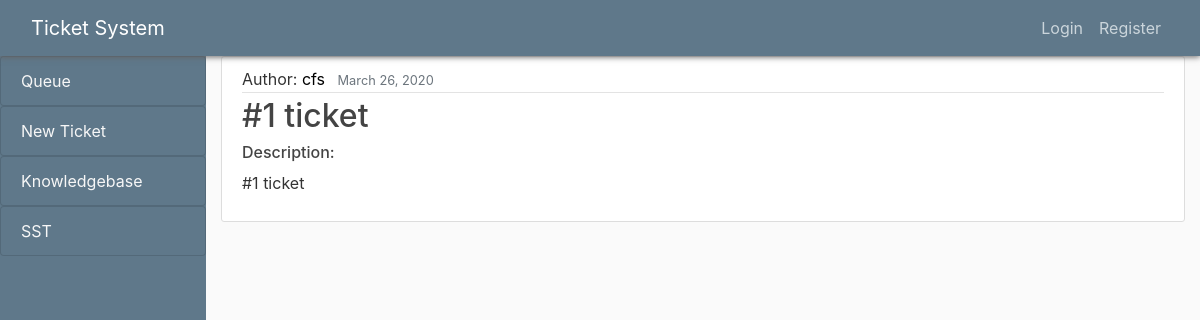
The page /post/30/ on the database its author committed.
### blog/models.py (models this page shows, shortened)
class Post(models.Model):
    title = models.CharField(max_length=100)
    content = models.TextField()
    date_posted = models.DateTimeField(default=timezone.now)
    author = models.ForeignKey(User, on_delete=models.CASCADE) # FIX: Users tickets do not get deleted when
    TICKET_PRIORITY = [
        ('Priority 4', 'Priority 4'),
        ('Priority 3', 'Priority 3'),
        ('Priority 2', 'Priority 2'),
        ('Priority 1', 'Priority 1'),
    ]
    ticket_priority = models.CharField(max_length=10, choices=TICKET_PRIORITY, default='Priority 4')

### blog/views.py (the view)
# urls.py: path('post/<int:pk>/', PostDetailView.as_view(), name='post-detail'), # uses primary key (int) as id for post
class PostDetailView(DetailView):
    model = Post

### blog/templates/blog/post_detail.html (shortened to what this page needs)
{% extends "blog/base.html" %}
{% block content %}
<div class="container">
    <article class="media content-section">
        <div class="media-body">
        <div class="article-metadata">
            Author: <a class="mr-2" href="{% url 'user-posts' object.author.username %}">{{ object.author }}</a>
            <small class="text-muted">{{ object.date_posted|date:"F d, Y" }}</small>
        </div>
        <h2 class="article-title">{{ object.title }}</h2>
        <h6>Description: </h6>
        <p class="article-content">{{ object.content }}</p>
        </div>
    </article>
</div>
{% endblock content %}

### blog/static/blog/main.css (style rules this page uses)
* { box-sizing: border-box; }
body { background: #fafafa; color: #333333; margin-top: 3.5rem; }
h1, h2, h3, h4, h5, h6 { color: #444444; }
a { color:#000; font-weight: none; }
.content-section { background: #ffffff; padding: 10px 20px; border: 1px solid #dddddd; border-radius: 3px; margin-bottom: 20px; }
.article-title { color: #444444; }
.article-content { white-space: pre-line; }
.article-metadata { padding-bottom: 1px; margin-bottom: 4px; border-bottom: 1px solid #e3e3e3 }

### rows shown on the page
Post: author "cfs", date_posted "March 26, 2020", title "#1 ticket", content "#1 ticket"
